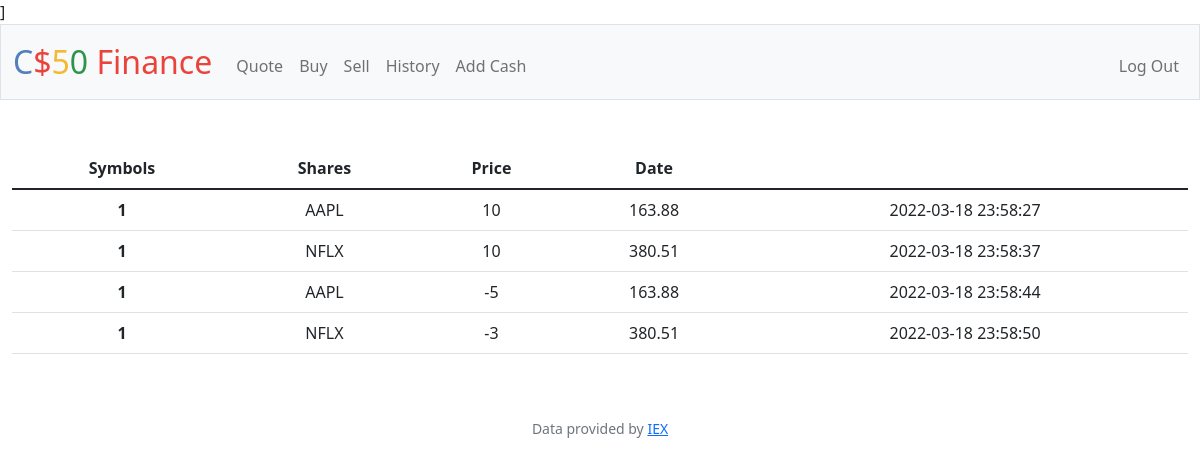
The app's page /history (signed in) with its own data.
### tables this page shows
CREATE TABLE 'transactions' ('id' INTEGER PRIMARY KEY AUTOINCREMENT NOT NULL, 'user_id' INTEGER, 'symbol' TEXT, 'shares' INTEGER, 'price' REAL, 'date' DATETIME);

### app.py (the view)
@app.route("/history")
@login_required
def history():
    user_id = session["user_id"]
    transactions_db = db.execute("SELECT * FROM transactions WHERE user_id = :id", id=user_id)
    return render_template("history.html", transactions = transactions_db)

### app.py (called while the page is built)
@app.after_request
def after_request(response):
    response.headers["Cache-Control"] = "no-cache, no-store, must-revalidate"
    response.headers["Expires"] = 0
    response.headers["Pragma"] = "no-cache"
    return response

### helpers.py (called while the page is built)
def login_required(f):
    @wraps(f)
    def decorated_function(*args, **kwargs):
        if session.get("user_id") is None:
            return redirect("/login")
        return f(*args, **kwargs)
    return decorated_function

### templates/history.html (shortened to what this page needs)
{% extends "layout.html" %}
{% block main %}
<table class="table">
  <thead>
    <tr>
      <th scope="col">Symbols</th>
      <th scope="col">Shares</th>
      <th scope="col">Price</th>
      <th scope="col">Date</th>
    </tr>
  </thead>
  <tbody>
    {% for row in transactions %}
        <tr>
        <th scope="row">1</th>
        <td>{{ row["symbol"]}}</td>
        <td>{{ row["shares"]}}</td>
        <td>{{ row["price"]}}</td>
        <td>{{ row["date"]}}</td>
        </tr>
    {% endfor %}
  </tbody>
</table>
{% endblock %}

### records on screen
transactions: symbol "AAPL", shares "10", price "163.88", date "2022-03-18 23:58:27"
transactions: symbol "NFLX", shares "10", price "380.51", date "2022-03-18 23:58:37"
transactions: symbol "AAPL", shares "-5", price "163.88", date "2022-03-18 23:58:44"
transactions: symbol "NFLX", shares "-3", price "380.51", date "2022-03-18 23:58:50"
